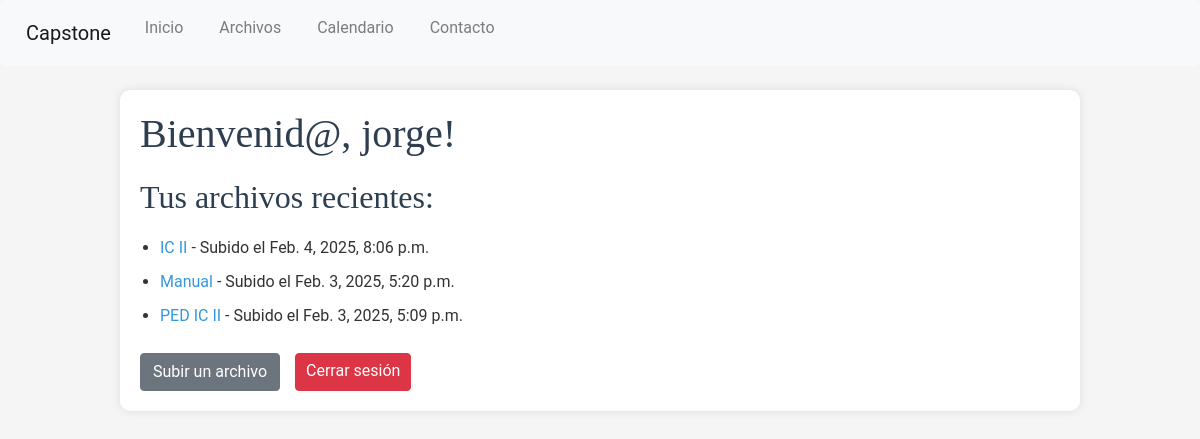
The app's page / (signed in), older data.
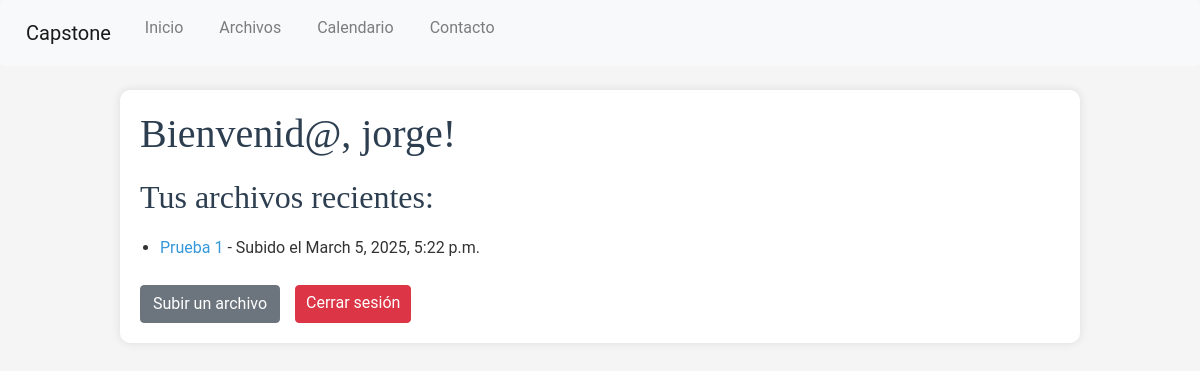
The same page, newer data.
### Capstone/models.py (models this page shows, shortened)
class File(models.Model):
    name = models.CharField(max_length=75)
    file = models.FileField(upload_to=directorio_usuario)
    user = models.ForeignKey(User, on_delete=models.CASCADE, null=True, blank=True)
    folder = models.ForeignKey(Folder, on_delete=models.CASCADE, null=True, blank=True)
    tags = models.CharField(max_length=255, blank=True)
    date= models.DateTimeField(auto_now_add=True)

### Capstone/views.py (the view)
# urls.py: path('', views.index, name='index'),
def index(request):
    if request.user.is_authenticated:
        user_files = File.objects.filter(
            user=request.user).order_by("-date")
        return render(request, "Capstone/index.html", {
            "user_files": user_files,
        })
    else:
        return render(request, "Capstone/index.html")

### Capstone/templates/Capstone/index.html (shortened to what this page needs)
{% extends "Capstone/layout.html" %}
{% block body %}
<div class="container mt-4">
    {% if user.is_authenticated %}
    <h1>Bienvenid@, {{ user.username }}!</h1>
    <h2>Tus archivos recientes: </h2>
    <ul>
        {% for file in user_files %}
            <li><a href="{{ file.file.url }}">{{ file.name }}</a> - Subido el {{ file.date }}</li>
        {% empty %}
            <li>No tienes archivos subidos aún.</li>
        {% endfor %}
    </ul>
    <div style="display:inline-flex; gap: 5px;">
        <a class="btn btn-secondary" href="{% url 'file-upload' %}">Subir un archivo</a>
        <a class="btn btn-danger" href="{% url 'logout' %}">Cerrar sesión</a>
    </div>
    {% else %}
        <h1>Bienvenid@!</h1>
        <p><a href="{% url 'login' %}">Iniciar sesión</a> o <a href="{% url 'register' %}">Regístrate</a> para comenzar.</p>
    {% endif %}
</div>
{% endblock %}

Row changes from the older to the newer data that the page shows:
removed File: name "IC II", date "Feb. 4, 2025, 8:06 p.m."
removed File: name "Manual", date "Feb. 3, 2025, 5:20 p.m."
removed File: name "PED IC II", date "Feb. 3, 2025, 5:09 p.m."
added File: name "Prueba 1", date "March 5, 2025, 5:22 p.m."
